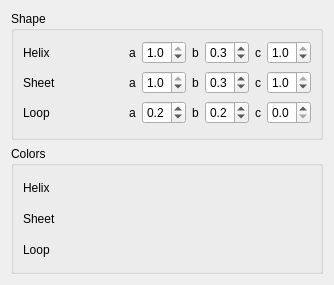
<?xml version="1.0" encoding="UTF-8"?>
<ui version="4.0">
 <class>CartoonSettingsWidget</class>
 <widget class="QWidget" name="CartoonSettingsWidget">
  <property name="geometry">
   <rect>
    <x>0</x>
    <y>0</y>
    <width>334</width>
    <height>285</height>
   </rect>
  </property>
  <layout class="QGridLayout" name="gridLayout">
   <item row="0" column="0">
    <widget class="QGroupBox" name="groupBox">
     <property name="title">
      <string>Shape</string>
     </property>
     <layout class="QGridLayout" name="gridLayout_2">
      <item row="0" column="0" colspan="2">
       <widget class="QLabel" name="label_10">
        <property name="text">
         <string>Helix</string>
        </property>
       </widget>
      </item>
      <item row="0" column="2" colspan="2">
       <spacer name="horizontalSpacer">
        <property name="orientation">
         <enum>Qt::Horizontal</enum>
        </property>
        <property name="sizeHint" stdset="0">
         <size>
          <width>1</width>
          <height>20</height>
         </size>
        </property>
       </spacer>
      </item>
      <item row="0" column="4">
       <layout class="QHBoxLayout" name="horizontalLayout">
        <item>
         <widget class="QLabel" name="label">
          <property name="text">
           <string>a</string>
          </property>
         </widget>
        </item>
        <item>
         <widget class="QDoubleSpinBox" name="aHelixSpin">
          <property name="decimals">
           <number>1</number>
          </property>
          <property name="maximum">
           <double>1.000000000000000</double>
          </property>
          <property name="singleStep">
           <double>0.100000000000000</double>
          </property>
          <property name="value">
           <double>1.000000000000000</double>
          </property>
         </widget>
        </item>
        <item>
         <widget class="QLabel" name="label_2">
          <property name="text">
           <string>b</string>
          </property>
         </widget>
        </item>
        <item>
         <widget class="QDoubleSpinBox" name="bHelixSpin">
          <property name="decimals">
           <number>1</number>
          </property>
          <property name="maximum">
           <double>1.000000000000000</double>
          </property>
          <property name="singleStep">
           <double>0.100000000000000</double>
          </property>
          <property name="value">
           <double>0.300000000000000</double>
          </property>
         </widget>
        </item>
        <item>
         <widget class="QLabel" name="label_3">
          <property name="text">
           <string>c</string>
          </property>
         </widget>
        </item>
        <item>
         <widget class="QDoubleSpinBox" name="cHelixSpin">
          <property name="decimals">
           <number>1</number>
          </property>
          <property name="maximum">
           <double>1.000000000000000</double>
          </property>
          <property name="singleStep">
           <double>0.100000000000000</double>
          </property>
          <property name="value">
           <double>1.000000000000000</double>
          </property>
         </widget>
        </item>
       </layout>
      </item>
      <item row="1" column="0">
       <widget class="QLabel" name="label_11">
        <property name="text">
         <string>Sheet</string>
        </property>
       </widget>
      </item>
      <item row="1" column="1" colspan="3">
       <spacer name="horizontalSpacer_2">
        <property name="orientation">
         <enum>Qt::Horizontal</enum>
        </property>
        <property name="sizeHint" stdset="0">
         <size>
          <width>5</width>
          <height>20</height>
         </size>
        </property>
       </spacer>
      </item>
      <item row="1" column="4">
       <layout class="QHBoxLayout" name="horizontalLayout_2">
        <item>
         <widget class="QLabel" name="label_5">
          <property name="text">
           <string>a</string>
          </property>
         </widget>
        </item>
        <item>
         <widget class="QDoubleSpinBox" name="aSheetSpin">
          <property name="decimals">
           <number>1</number>
          </property>
          <property name="maximum">
           <double>1.000000000000000</double>
          </property>
          <property name="singleStep">
           <double>0.100000000000000</double>
          </property>
          <property name="value">
           <double>1.000000000000000</double>
          </property>
         </widget>
        </item>
        <item>
         <widget class="QLabel" name="label_4">
          <property name="text">
           <string>b</string>
          </property>
         </widget>
        </item>
        <item>
         <widget class="QDoubleSpinBox" name="bSheetSpin">
          <property name="decimals">
           <number>1</number>
          </property>
          <property name="maximum">
           <double>1.000000000000000</double>
          </property>
          <property name="singleStep">
           <double>0.100000000000000</double>
          </property>
          <property name="value">
           <double>0.300000000000000</double>
          </property>
         </widget>
        </item>
        <item>
         <widget class="QLabel" name="label_6">
          <property name="text">
           <string>c</string>
          </property>
         </widget>
        </item>
        <item>
         <widget class="QDoubleSpinBox" name="cSheetSpin">
          <property name="decimals">
           <number>1</number>
          </property>
          <property name="maximum">
           <double>1.000000000000000</double>
          </property>
          <property name="singleStep">
           <double>0.100000000000000</double>
          </property>
          <property name="value">
           <double>1.000000000000000</double>
          </property>
         </widget>
        </item>
       </layout>
      </item>
      <item row="2" column="0" colspan="3">
       <widget class="QLabel" name="label_12">
        <property name="text">
         <string>Loop</string>
        </property>
       </widget>
      </item>
      <item row="2" column="3">
       <spacer name="horizontalSpacer_3">
        <property name="orientation">
         <enum>Qt::Horizontal</enum>
        </property>
        <property name="sizeHint" stdset="0">
         <size>
          <width>62</width>
          <height>20</height>
         </size>
        </property>
       </spacer>
      </item>
      <item row="2" column="4">
       <layout class="QHBoxLayout" name="horizontalLayout_3">
        <item>
         <widget class="QLabel" name="label_8">
          <property name="text">
           <string>a</string>
          </property>
         </widget>
        </item>
        <item>
         <widget class="QDoubleSpinBox" name="aLoopSpin">
          <property name="decimals">
           <number>1</number>
          </property>
          <property name="maximum">
           <double>1.000000000000000</double>
          </property>
          <property name="singleStep">
           <double>0.100000000000000</double>
          </property>
          <property name="value">
           <double>0.200000000000000</double>
          </property>
         </widget>
        </item>
        <item>
         <widget class="QLabel" name="label_7">
          <property name="text">
           <string>b</string>
          </property>
         </widget>
        </item>
        <item>
         <widget class="QDoubleSpinBox" name="bLoopSpin">
          <property name="decimals">
           <number>1</number>
          </property>
          <property name="maximum">
           <double>1.000000000000000</double>
          </property>
          <property name="singleStep">
           <double>0.100000000000000</double>
          </property>
          <property name="value">
           <double>0.200000000000000</double>
          </property>
         </widget>
        </item>
        <item>
         <widget class="QLabel" name="label_9">
          <property name="text">
           <string>c</string>
          </property>
         </widget>
        </item>
        <item>
         <widget class="QDoubleSpinBox" name="cLoopSpin">
          <property name="decimals">
           <number>1</number>
          </property>
          <property name="maximum">
           <double>1.000000000000000</double>
          </property>
          <property name="singleStep">
           <double>0.100000000000000</double>
          </property>
          <property name="value">
           <double>0.000000000000000</double>
          </property>
         </widget>
        </item>
       </layout>
      </item>
     </layout>
    </widget>
   </item>
   <item row="1" column="0">
    <widget class="QGroupBox" name="groupBox_2">
     <property name="title">
      <string>Colors</string>
     </property>
     <layout class="QGridLayout" name="gridLayout_3">
      <item row="0" column="0">
       <widget class="QLabel" name="label_14">
        <property name="text">
         <string>Helix</string>
        </property>
       </widget>
      </item>
      <item row="0" column="2">
       <spacer name="horizontalSpacer_4">
        <property name="orientation">
         <enum>Qt::Horizontal</enum>
        </property>
        <property name="sizeHint" stdset="0">
         <size>
          <width>239</width>
          <height>20</height>
         </size>
        </property>
       </spacer>
      </item>
      <item row="0" column="3">
       <widget class="Avogadro::ColorButton" name="helixColorButton" native="true"/>
      </item>
      <item row="1" column="0">
       <widget class="QLabel" name="label_13">
        <property name="text">
         <string>Sheet</string>
        </property>
       </widget>
      </item>
      <item row="1" column="1" colspan="2">
       <spacer name="horizontalSpacer_5">
        <property name="orientation">
         <enum>Qt::Horizontal</enum>
        </property>
        <property name="sizeHint" stdset="0">
         <size>
          <width>243</width>
          <height>20</height>
         </size>
        </property>
       </spacer>
      </item>
      <item row="1" column="3">
       <widget class="Avogadro::ColorButton" name="sheetColorButton" native="true"/>
      </item>
      <item row="2" column="0" colspan="2">
       <widget class="QLabel" name="label_15">
        <property name="text">
         <string>Loop</string>
        </property>
       </widget>
      </item>
      <item row="2" column="2">
       <spacer name="horizontalSpacer_6">
        <property name="orientation">
         <enum>Qt::Horizontal</enum>
        </property>
        <property name="sizeHint" stdset="0">
         <size>
          <width>239</width>
          <height>20</height>
         </size>
        </property>
       </spacer>
      </item>
      <item row="2" column="3">
       <widget class="Avogadro::ColorButton" name="loopColorButton" native="true"/>
      </item>
     </layout>
    </widget>
   </item>
  </layout>
 </widget>
 <customwidgets>
  <customwidget>
   <class>Avogadro::ColorButton</class>
   <extends>QWidget</extends>
   <header location="global">avogadro/colorbutton.h</header>
   <container>1</container>
  </customwidget>
 </customwidgets>
 <resources/>
 <connections/>
</ui>
